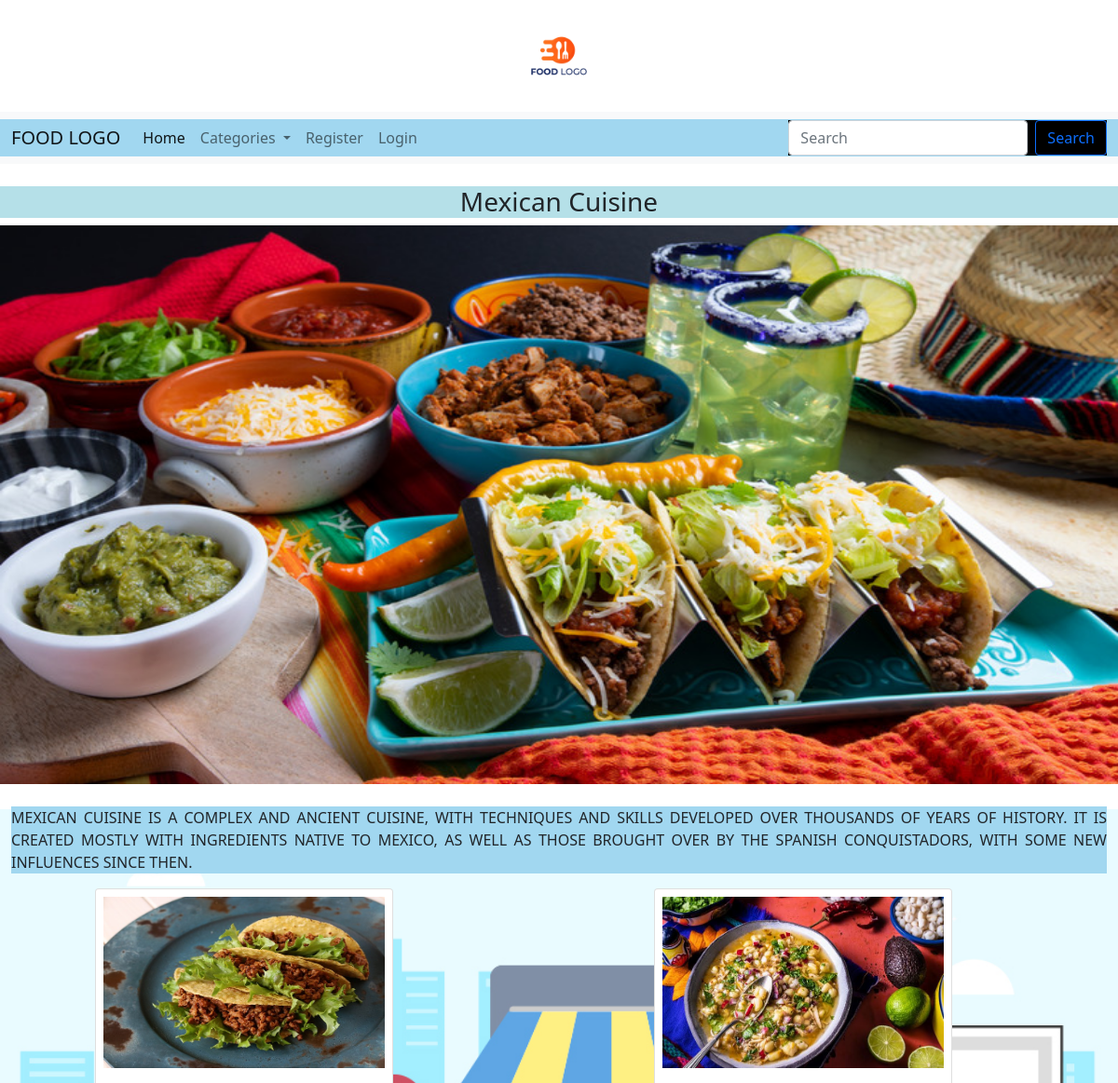
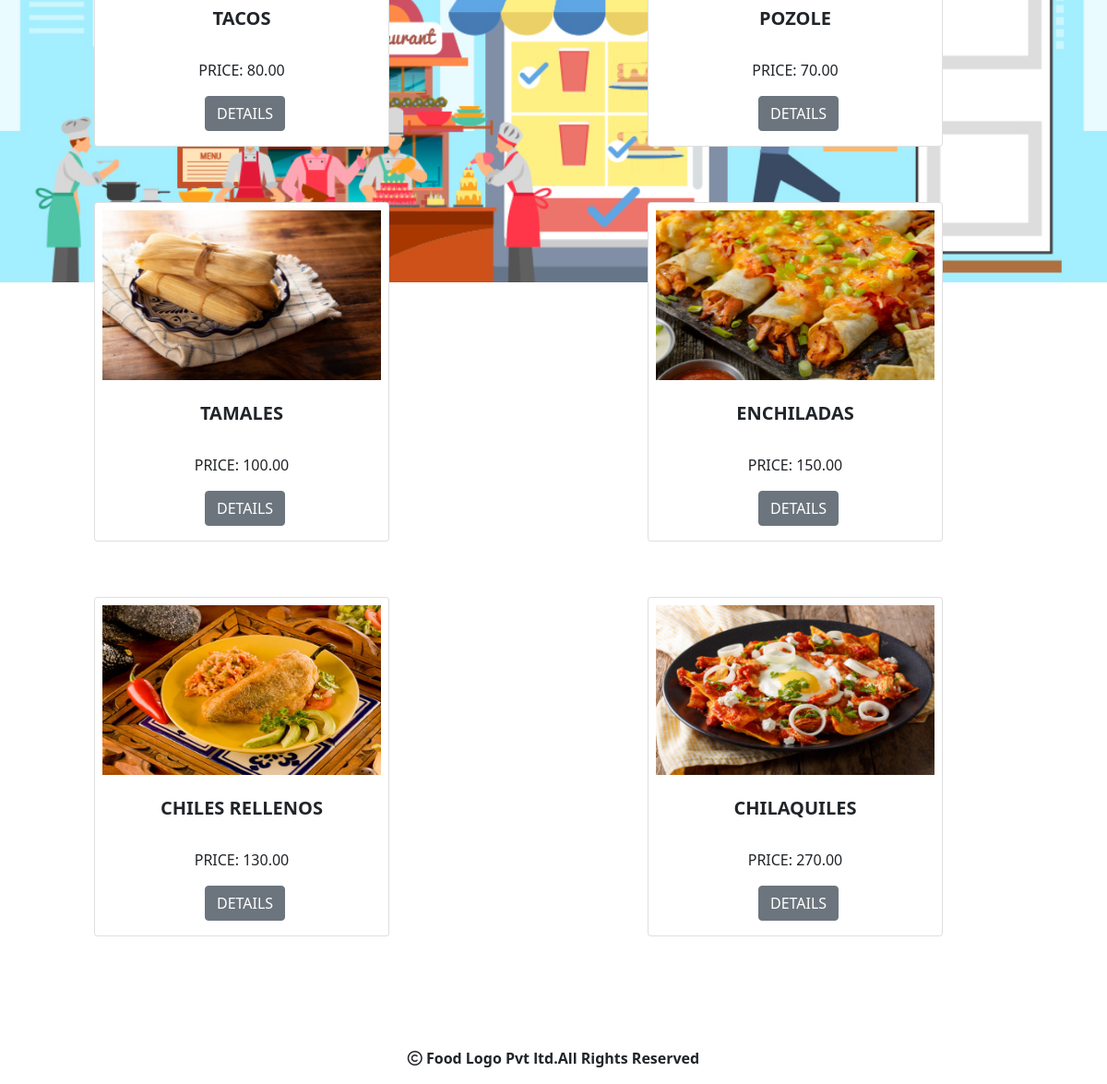
The page /allproducts/Mexican Cuisine on the database its author committed (2 pictures, top to bottom).
### shop/models.py (models this page shows, shortened)
class Category(models.Model):
    name = models.CharField(max_length=200)
    desc = models.TextField()
    image = models.ImageField(upload_to='shop/categories', blank=True, null=True)

class Product(models.Model):
    name = models.CharField(max_length=200)
    desc = models.TextField()
    image = models.ImageField(upload_to='shop/products', blank=True, null=True)
    price=models.DecimalField(max_digits=10,decimal_places=2)
    category=models.ForeignKey(Category,on_delete=models.CASCADE)
    stock=models.IntegerField()
    available=models.BooleanField(default=True)
    created=models.DateTimeField(auto_now_add=True)
    updated=models.DateTimeField(auto_now=True)

### shop/views.py (the view)
# urls.py: path('allproducts/<p>',views.allproducts,name="allproducts"),
def allproducts(request,p):
    b=Category.objects.get(name=p)
    product=Product.objects.filter(category=b)
    return render(request,'product.html',{'c':b,'p':product})

### cart/context_processors.py (called while the page is built, shortened)
def productcount(request):
    item_count=0
    return{'count':item_count}

### shop/context_processors.py (called while the page is built)
def menu_links(request):
    c=Category.objects.all()
    return {'links':c}

### templates/product.html
{% extends 'base.html' %}
{% load static %}
{% block content %}
<br>
<div>
    <h3 align="center" style="background-color:#b5e0e8">{{c.name}}</h3>
  <img  src="{{c.image.url}}" height="600px" width="100%" >
</div>
<div class="container-fluid mt-4" style="margin-bottom:100px;text-transform: uppercase;">
  <p style="linne-height:1.8;text-align:justify;background-color:#a1d7f0;">{{c.desc}}</p>
  <div class="row">
      {% for i in p %}
    <div class="col-lg-6">
            <div class="card" style="width:20rem; margin-bottom:60px;margin-left:90px;">
  <img src="{{i.image.url}}" class="card-img-top p-2" alt="..." style="height:200px;">
  <div class="card-body">
    <h5 class="card-title text-center" style="font-weight:bold;">{{i.name}}</h5>
      <br>
    <p class="card-text text-center"> PRICE: {{i.price}}</p>
          <a href="{% url 'shop:viewproduct' i.name %}" class="btn btn-secondary" style="position:relative;left:36%;">Details</a>
  </div>
</div>
        </div>
  {% endfor %}
  </div>
</div>
{% endblock %}

### rows shown on the page
Category: name "Mexican Cuisine", image (picture), desc "MEXICAN CUISINE IS A COMPLEX AND ANCIENT CUISINE, WITH TECHNIQUES AND SKILLS DEVELOPED OVER THOUSANDS OF YEARS OF HISTORY. IT IS CREATED MOSTLY WITH INGREDIENTS NATIVE TO MEXICO, AS WELL AS THOSE BROUGHT OVER BY THE SPANISH CONQUISTADORS, WITH SOME NEW INFLUENCES SINCE THEN."
Product: image (picture), name "TACOS", price "80.00"
Product: image (picture), name "POZOLE", price "70.00"
Product: image (picture), name "TAMALES", price "100.00"
Product: image (picture), name "ENCHILADAS", price "150.00"
Product: image (picture), name "CHILES RELLENOS", price "130.00"
Product: image (picture), name "CHILAQUILES", price "270.00"
